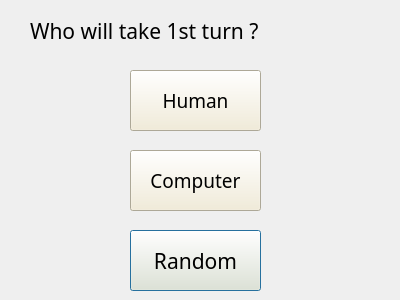
<?xml version="1.0" encoding="UTF-8"?>
<ui version="4.0">
 <class>O</class>
 <widget class="QDialog" name="O">
  <property name="geometry">
   <rect>
    <x>0</x>
    <y>0</y>
    <width>400</width>
    <height>300</height>
   </rect>
  </property>
  <property name="windowTitle">
   <string>Dialog</string>
  </property>
  <widget class="QPushButton" name="pushButton_3">
   <property name="geometry">
    <rect>
     <x>130</x>
     <y>230</y>
     <width>131</width>
     <height>61</height>
    </rect>
   </property>
   <property name="font">
    <font>
     <family>DigifaceWide</family>
     <pointsize>16</pointsize>
    </font>
   </property>
   <property name="styleSheet">
    <string notr="true">#pushButton_3
{
background-color: rgb(242, 235, 211);
}
#pushButton_3:hover
{
background-color: #d9d3bd;
}</string>
   </property>
   <property name="text">
    <string>Random</string>
   </property>
  </widget>
  <widget class="QPushButton" name="pushButton">
   <property name="geometry">
    <rect>
     <x>130</x>
     <y>70</y>
     <width>131</width>
     <height>61</height>
    </rect>
   </property>
   <property name="font">
    <font>
     <family>DigifaceWide</family>
     <pointsize>14</pointsize>
    </font>
   </property>
   <property name="styleSheet">
    <string notr="true">#pushButton
{
background-color: rgb(242, 235, 211);
}
#pushButton:hover
{
background-color: #d9d3bd;
}</string>
   </property>
   <property name="text">
    <string>Human</string>
   </property>
  </widget>
  <widget class="QLabel" name="label">
   <property name="geometry">
    <rect>
     <x>30</x>
     <y>10</y>
     <width>381</width>
     <height>41</height>
    </rect>
   </property>
   <property name="font">
    <font>
     <family>DigifaceWide</family>
     <pointsize>16</pointsize>
    </font>
   </property>
   <property name="text">
    <string>Who will take 1st turn ?</string>
   </property>
  </widget>
  <widget class="QPushButton" name="pushButton_2">
   <property name="geometry">
    <rect>
     <x>130</x>
     <y>150</y>
     <width>131</width>
     <height>61</height>
    </rect>
   </property>
   <property name="font">
    <font>
     <family>DigifaceWide</family>
     <pointsize>14</pointsize>
    </font>
   </property>
   <property name="styleSheet">
    <string notr="true">#pushButton_2
{
background-color: rgb(242, 235, 211);
}
#pushButton_2:hover
{
background-color: #d9d3bd;
}</string>
   </property>
   <property name="text">
    <string>Computer</string>
   </property>
  </widget>
 </widget>
 <resources/>
 <connections/>
</ui>
